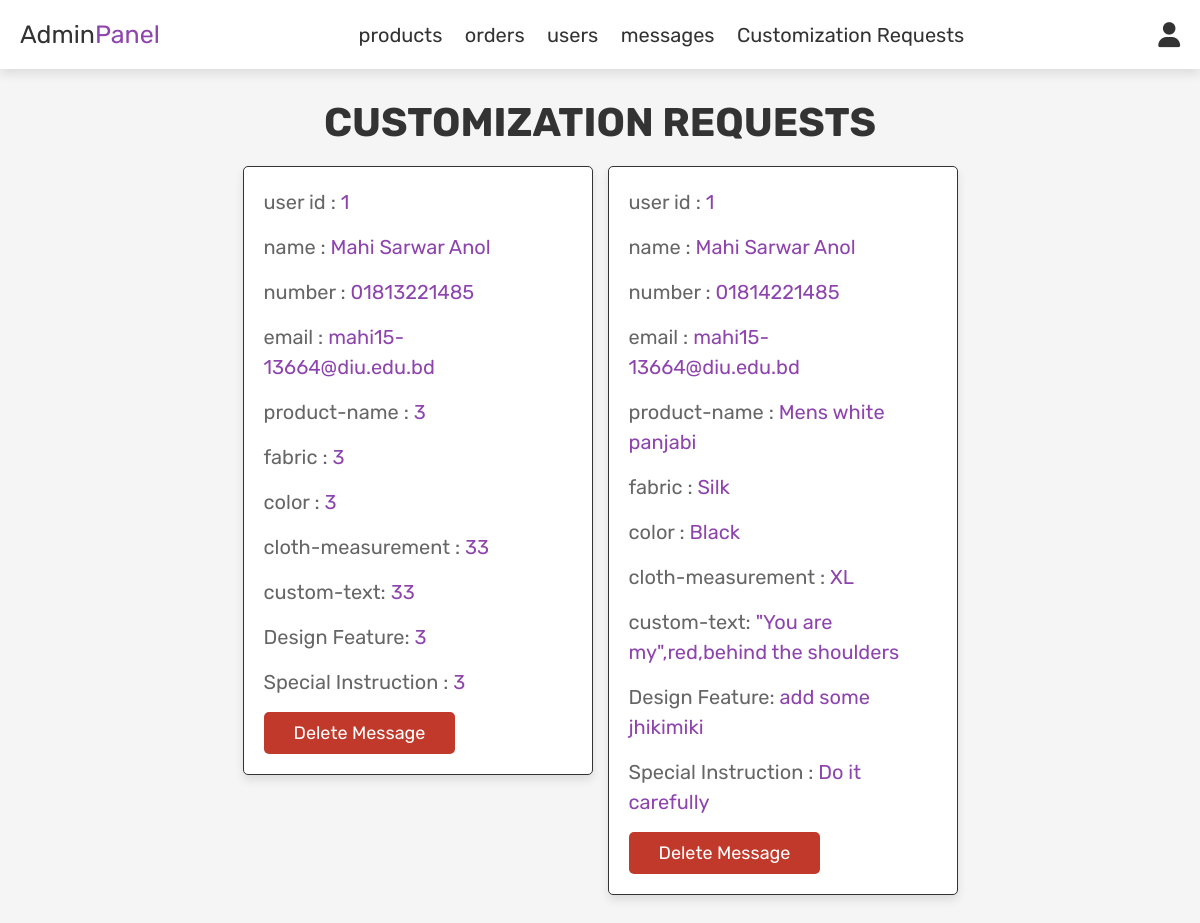
The page /admin_contacts_2.php (signed in) on the database its author committed.
### tables this page shows
CREATE TABLE `customize` (
  `id` int(100) NOT NULL,
  `user_id` int(100) NOT NULL,
  `name` varchar(100) NOT NULL,
  `email` varchar(100) NOT NULL,
  `number` varchar(12) NOT NULL,
  `pn` varchar(500) NOT NULL,
  `fabric` varchar(500) NOT NULL,
  `color` varchar(500) NOT NULL,
  `cm` varchar(500) NOT NULL,
  `ct` varchar(500) NOT NULL,
  `df` varchar(500) NOT NULL,
  `si` varchar(500) NOT NULL
);

### admin_contacts_2.php (the view, shortened to what this page needs)
<?php
include 'config.php';
?>
<!DOCTYPE html>
<html lang="en">
<head>
   <link rel="stylesheet" href="https://cdnjs.cloudflare.com/ajax/libs/font-awesome/6.0.0/css/all.min.css">
   <link rel="stylesheet" href="css/admin_style.css">
</head>
<body>
<?php include 'admin_header.php'; ?>
<section class="messages">
   <h1 class="title"> Customization Requests </h1>
   <div class="box-container">
   <?php
      $select_message = mysqli_query($conn, "SELECT * FROM `customize`") or die('query failed');
      if(mysqli_num_rows($select_message) > 0){
         while($fetch_message = mysqli_fetch_assoc($select_message)){
   ?>
   <div class="box">
      <p> user id : <span><?php echo $fetch_message['user_id']; ?></span> </p>
      <p> name : <span><?php echo $fetch_message['name']; ?></span> </p>
      <p> number : <span><?php echo $fetch_message['number']; ?></span> </p>
      <p> email : <span><?php echo $fetch_message['email']; ?></span> </p>
      <p> product-name : <span><?php echo $fetch_message['pn']; ?></span> </p>
      <p> fabric : <span><?php echo $fetch_message['fabric']; ?></span> </p>
      <p> color : <span><?php echo $fetch_message['color']; ?></span> </p>
      <p> cloth-measurement : <span><?php echo $fetch_message['cm']; ?></span> </p>
      <p> custom-text: <span><?php echo $fetch_message['ct']; ?></span> </p>
      <p> Design Feature: <span><?php echo $fetch_message['df']; ?></span> </p>
      <p> Special Instruction : <span><?php echo $fetch_message['si']; ?></span> </p>
      <a href="admin_contacts.php?delete=<?php echo $fetch_message['id']; ?>" onclick="return confirm('delete this message?');" class="delete-btn">delete message</a>
   </div>
   <?php
      };
   }else{
      echo '<p class="empty">you have no messages!</p>';
   }
   ?>
   </div>
</section>
</body>
</html>

### css/admin_style.css (style rules this page uses)
:root { --purple:#8e44ad; --red:#c0392b; --orange:#f39c12; --black:#333; --white:#fff; --light-color:#666; --light-white:#ccc; --light-bg:#f5f5f5; --border:.1rem solid var(--black); --box-shadow:0 .5rem 1rem rgba(0,0,0,.1); }
* { font-family: 'Rubik', sans-serif; margin:0; padding:0; box-sizing: border-box; outline: none; border:none; text-decoration: none; transition:all .2s linear; }
html { font-size: 62.5%; overflow-x: hidden; }
body { background-color: var(--light-bg); }
section { padding:3rem 2rem; }
.title { text-align: center; margin-bottom: 2rem; text-transform: uppercase; color:var(--black); font-size: 4rem; }
.btn, .option-btn, .delete-btn, .white-btn { display: inline-block; margin-top: 1rem; padding:1rem 3rem; cursor: pointer; color:var(--white); font-size: 1.8rem; border-radius: .5rem; text-transform: capitalize; }
.delete-btn { background-color: var(--red); }
.messages .box-container { display: grid; grid-template-columns: repeat(auto-fit, 35rem); justify-content: center; gap:1.5rem; max-width: 1200px; margin:0 auto; align-items: flex-start; }
.messages .box-container .box { background-color: var(--white); padding:2rem; border:var(--border); box-shadow: var(--box-shadow); border-radius: .5rem; }
.messages .box-container .box p { padding-bottom: 1.5rem; font-size: 2rem; color:var(--light-color); line-height: 1.5; }
.messages .box-container .box p span { color:var(--purple); }
.messages .box-container .box .delete-btn { margin-top: 0; }

### rows shown on the page
customize: user "1", name "Mahi Sarwar Anol", number "01813221485", email "mahi15-13664@diu.edu.bd", pn "3", fabric "3", color "3", cm "33", ct "33", df "3", si "3"
customize: user "1", name "Mahi Sarwar Anol", number "01814221485", email "mahi15-13664@diu.edu.bd", pn "Mens white panjabi", fabric "Silk", color "Black", cm "XL", ct "\"You are my\",red,behind the shoulders", df "add some jhikimiki", si "Do it carefully"
